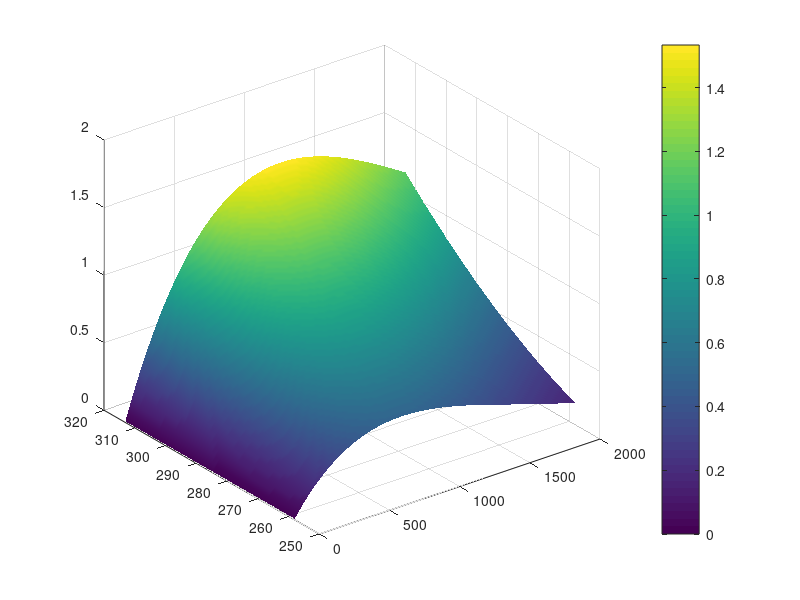

The MATLAB script that drew this image: (Note: this script raises an error after producing the figure.)
clear; close all; clc; format short g;

no_of_pts = 100;
temperature = linspace(-15,40,no_of_pts) + 273.15; % kelvin
ce = linspace(0,2000,no_of_pts);

[Ce,T] = meshgrid(ce,temperature);

kappa = (1e-4*Ce.*((-10.5+0.668*1e-3*Ce+0.494*1e-6*Ce.^2) +...
                (0.074  -1.78*1e-5*Ce -8.86*1e-10*Ce.^2).*T + (-6.96*1e-5+2.8*1e-8*Ce).*T.^2).^2);

%% Plots
%  brewermap('plot')
clf;
surf(Ce,T,kappa,'EdgeColor','interp','LineStyle','none','FaceColor','interp');

% colormap(brewermap([],'*Greys'));
customgrey_start = gray(300);
customgrey = customgrey_start(1:225,:);
% colormap(customgrey);
colorbar ;
shg;

%% 

cleanfigure;
matlab2tikz('showInfo',false,'m2t_kappa_ce_T.tikz');
